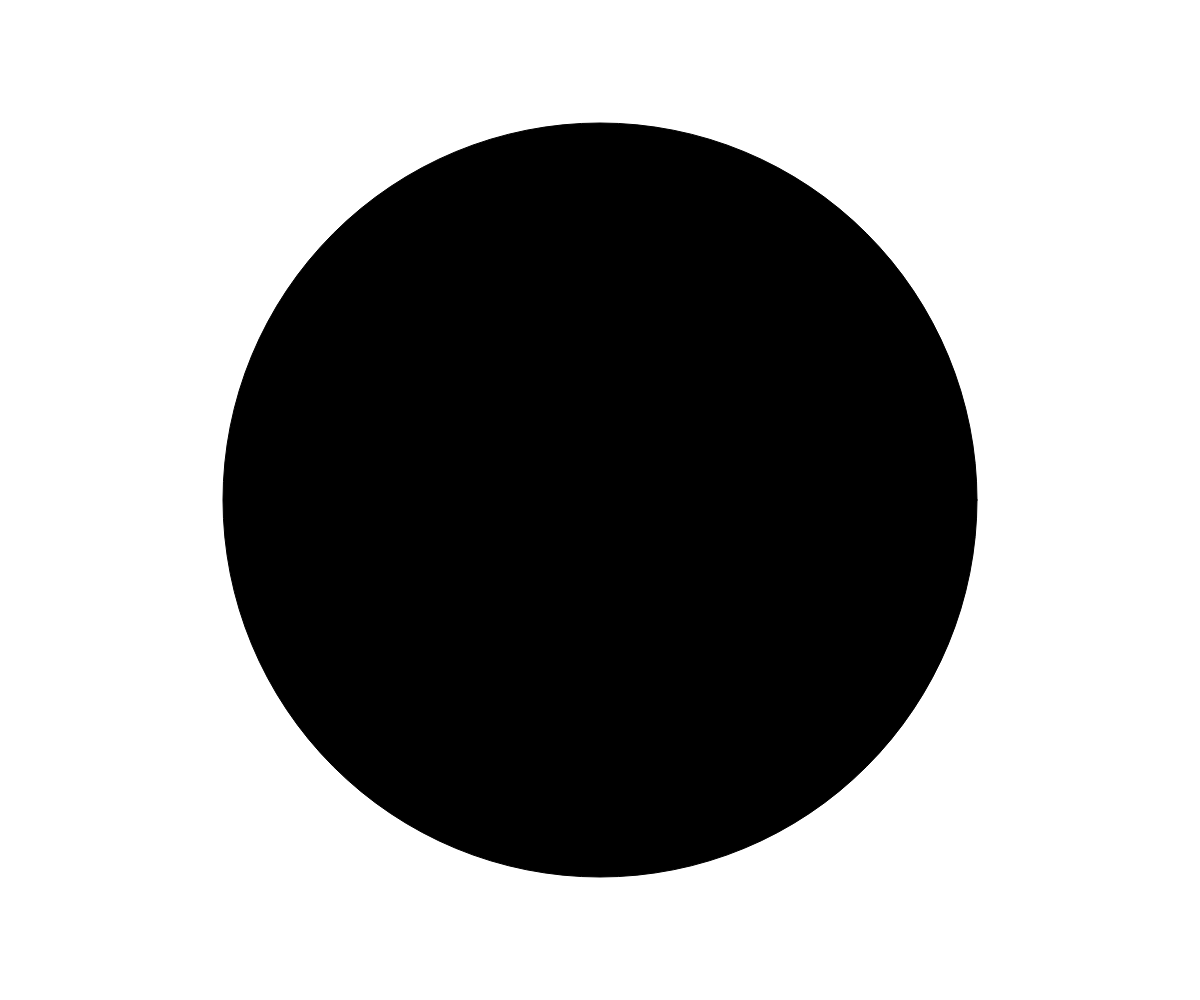
Frame 1 (no input)
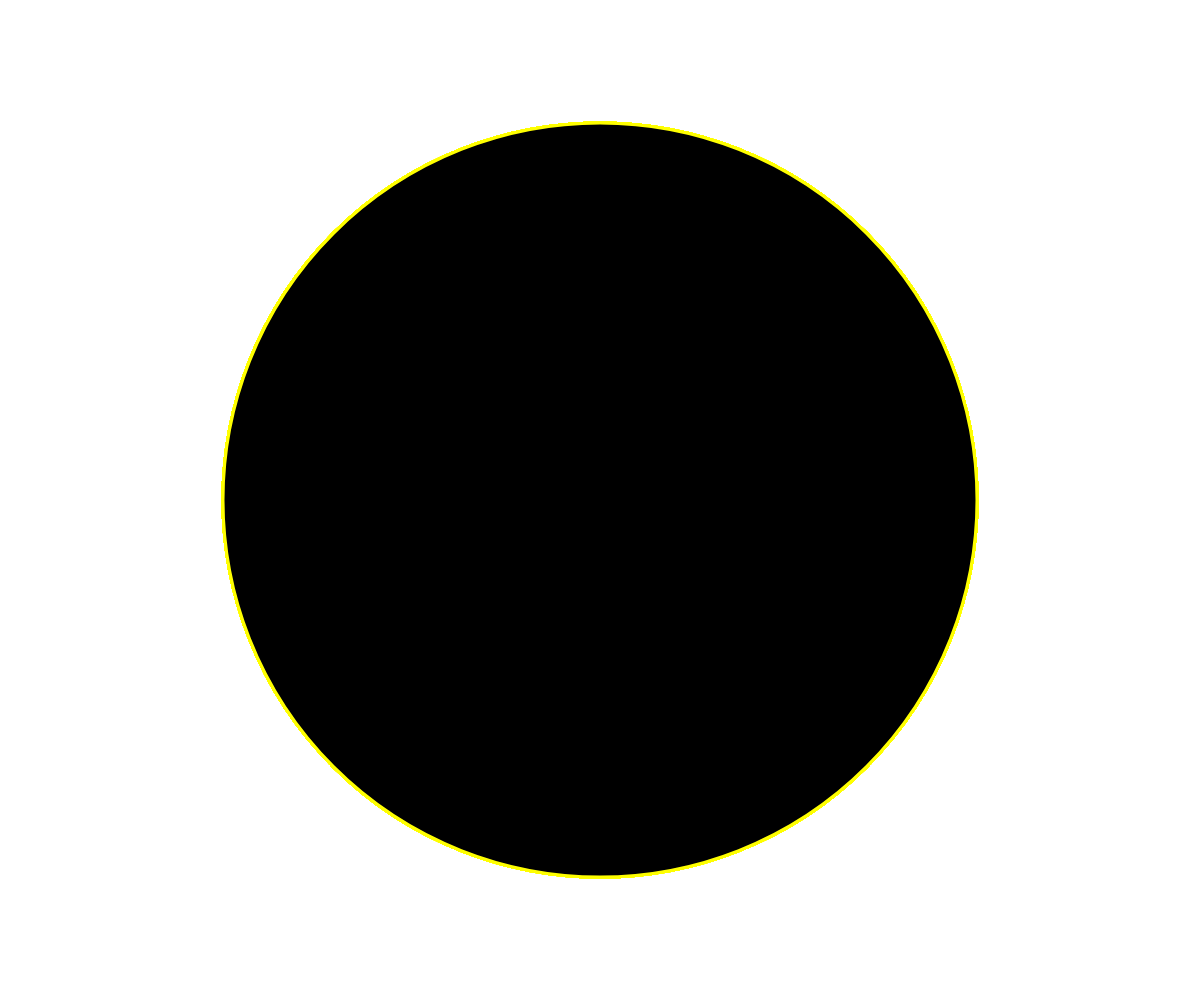
Frame 60 (no input)
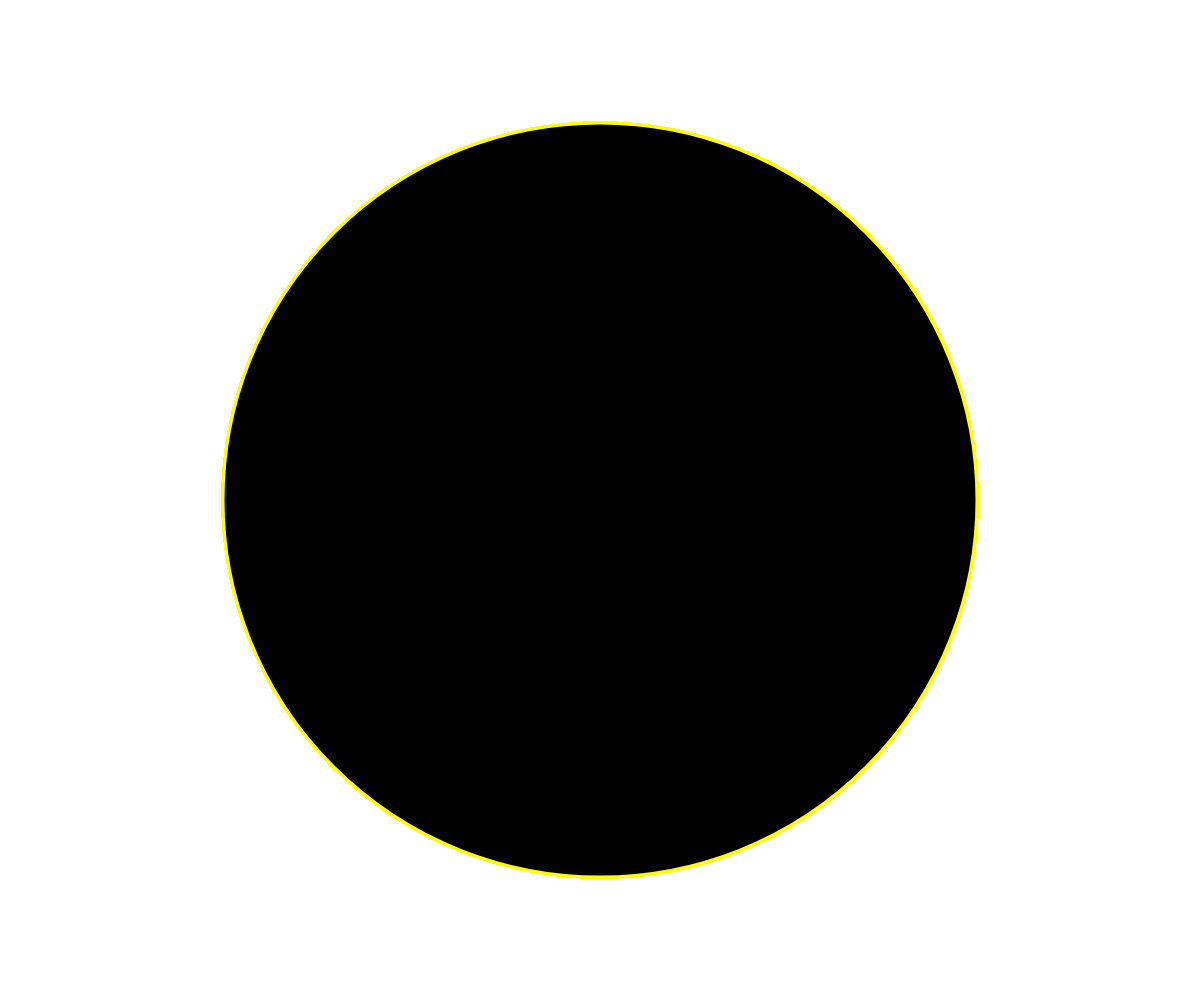
Frame 120 (the mouse pressed at the canvas centre since frame 60)

The p5.js sketch that drew these frames (run headless with seeded random() and noise() and a simulated clock; from frame 60 on, the mouse is pressed at the canvas centre):

// p5.js sketch
// ── sketch.js
let motion = false;
let ios = false;

if (typeof DeviceMotionEvent.requestPermission === 'function')
  document.body.addEventListener('click', function() {
    DeviceMotionEvent.requestPermission()
      .then(function() {
        console.log('DeviceMotionEvent enabled');
        motion = true;
        ios = true;
      })
      .catch(function(error) {
        console.warn('DeviceMotionEvent not enabled', error);
      })
  })


function setup() {
  createCanvas(windowWidth, windowHeight);
  background(255);
}

function draw() {
  fill(rotationX,rotationY,rotationZ)
 
  let zMotion = round(width / 5 * abs(radians(rotationZ) - PI))
  let yMotion = round(height / 2 + rotationX * 10)
  let xMotion = round(width / 2 + rotationY * 10)

  circle(xMotion, yMotion, zMotion)
  stroke("Yellow");
  strokeWeight(3);
  
}
